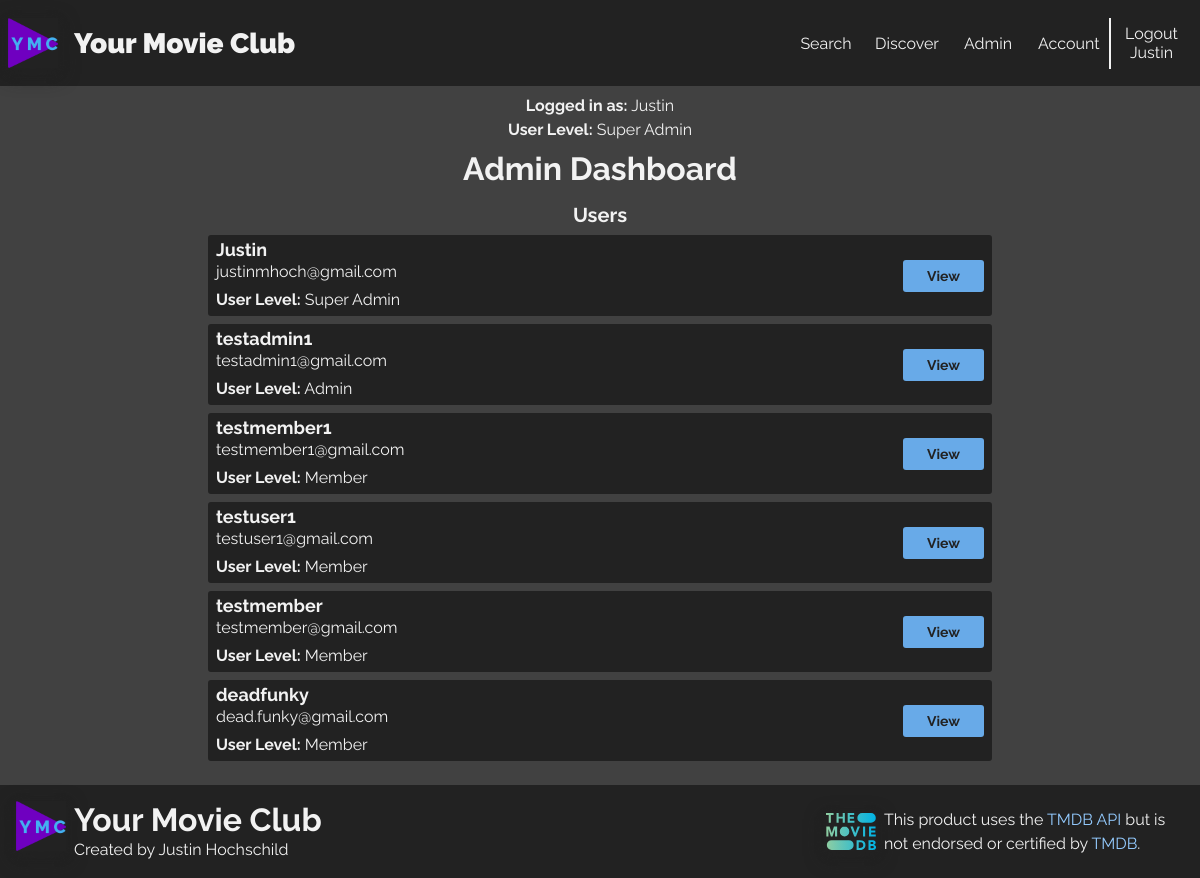
/admin/index.php (signed in), run on the app's committed database.
### tables this page shows
CREATE TABLE `users` (
  `id` int(11) NOT NULL,
  `username` varchar(255) DEFAULT NULL,
  `email` varchar(255) DEFAULT NULL,
  `password` varchar(255) DEFAULT NULL,
  `date_created` date DEFAULT NULL,
  `user_level` int(11) DEFAULT NULL,
  `avatar_path` varchar(255) DEFAULT NULL
);

### private/initialize.php (called while the page is built, shortened)
<?php
  require_once('functions.php');
  include('classes/databaseobject.class.php');
  include('classes/user.class.php');
  include('classes/session.class.php');
  $session = new Session;
?>

### private/classes/session.class.php (called while the page is built, shortened)
<?php
class Session {
  public $user_id;
  public $user_level;
  private $last_login;
  public function get_level_name() {
    return self::USER_LEVEL_NAME[$this->user_level];
  }
  public function is_logged_in() {
    return isset($this->user_id) && $this->last_login_is_recent();
  }
  public function is_admin() {
    return $this->user_level == 2 || $this->user_level == 3 ? true : false;
  }
  private function check_stored_login() {
    if(isset($_SESSION['user_id'])) {
      $this->user_id = $_SESSION['user_id'];
      $this->username = $_SESSION['username'];
      $this->user_level = $_SESSION['user_level'];
      $this->last_login = $_SESSION['last_login'];
    }
  }
  private function last_login_is_recent() {
    if(!isset($this->last_login)) {
      return false;
    } elseif(($this->last_login + self::MAX_LOGIN_AGE) < time()) {
      return false;
    } else {
      return true;
    }
  }
}
?>

### private/classes/databaseobject.class.php (called while the page is built, shortened)
<?php
class DatabaseObject {
  static protected $database;
  static protected $table_name = "";
  static public function set_database($database) {
    self::$database = $database;
  }
  static public function find_by_sql($sql) {
    $result = self::$database->query($sql);
    $object_array = [];
    while($record = $result->fetch(PDO::FETCH_ASSOC)) {
        $object_array[] = static::instantiate($record);
    }
    return $object_array;
  }
  static public function find_all() {
    $sql = "SELECT * FROM " . static::$table_name . "";
    return static::find_by_sql($sql);
  }
  static public function instantiate($record) {
    $object = new static;
    foreach($record as $property => $value) {
      if(property_exists($object, $property)) {
        $object->$property = $value;
      }
    }
    return $object;
  }
}
?>

### private/functions.php (called while the page is built, shortened)
<?php
function h($string="") {
  return htmlspecialchars($string);
}
?>

### private/classes/user.class.php (called while the page is built, shortened)
<?php
class User extends DatabaseObject {
  public $user_level;
  public function __construct($args=[]) {
    $this->user_level = $args['user_level'] ?? 1;
  }
  public function get_level_name() {
    return self::USER_LEVEL_NAME[$this->user_level];
  }
}
?>

### admin/index.php (the view, shortened to what this page needs)
<?php
require_once('../private/initialize.php');
$users = User::find_all();
$admin_title='Admin Dashboard';
include(SHARED_PATH . '/header.php');
include(SHARED_PATH . '/admin-header.php');
?>
<div class="users">
  <h3>Users</h3>
  <div class="user-list">
  <?php foreach($users as $user){
  ?>
    <div class="user-card">
      <div>
        <h4><?php echo h($user->username) ?></h4>
        <p><?php echo h($user->email) ?></p>
        <p><span>User Level:</span> <?php echo h($user->get_level_name()) ?></p>
      </div>
      <div>
        <a href="/admin/user?id=<?php echo h($user->id) ?>" class="link-button">View</a>
      </div>
    </div>
  <?php } ?>
  </div>
</div>
</div>
<?php
include(SHARED_PATH . '/footer.php');
?>

### private/shared/header.php (shortened to what this page needs)
<!DOCTYPE html>
<html lang="en">
  <head>
    <link rel="stylesheet" href="/css/style.min.css">
  </head>
  <body>
    <div class="wrapper">
      <header>
        <nav>
          <a href="/" class="logo-a" name="Home">
            <img src="/images/logo/logo.png" alt="Your Movie Club Logo" height="150" width="150" loading=“lazy” decoding=“async”>
            <h1>Your Movie Club</h1>
          </a>
          <ul class="menu">
            <li class="nav-link"><a href="/search">Search</a></li>
            <li class="nav-link"><a href="/discover">Discover</a></li>
            <?php if($session->is_logged_in()) { ?>
              <?php if($session->is_admin()){ ?>
                <li class="nav-link">
                  <a href="/admin">Admin</a>
                </li>
              <?php } ?>
              <li class="nav-link" id="nav-account-link">
                <a href="/account">Account</a>
              </li>
              <li class="nav-link" id="nav-logout"><a href="/logout">Logout <?php echo $session->username ?></a></li>
            <?php } else { ?>
            <li class="nav-link"><a href="/login">Login</a></li>
            <li class="nav-link"><a href="/signup">SignUp</a></li>
            <?php } ?>
          </ul>
        </nav>
      </header>
      <main>

### private/shared/admin-header.php (shortened to what this page needs)
<div class="admin-page">
  <div class="admin-header">
    <p><span>Logged in as:</span> <?php echo h($session->username) ?></p>
    <p><span>User Level:</span> <?php echo h($session->get_level_name()) ?></p>
    <h2><?php echo h($admin_title) ?></h2>
  </div>

### data on the page
users: username "Justin", user_level "Super Admin", email "justinmhoch@gmail.com"
users: username "testadmin1", email "testadmin1@gmail.com", user_level "Admin"
users: username "testmember1", email "testmember1@gmail.com", user_level "Member"
users: username "testuser1", email "testuser1@gmail.com", user_level "Member"
users: username "testmember", email "testmember@gmail.com", user_level "Member"
users: username "deadfunky", email "dead.funky@gmail.com", user_level "Member"

### other printed values
$admin_title "Admin Dashboard"
